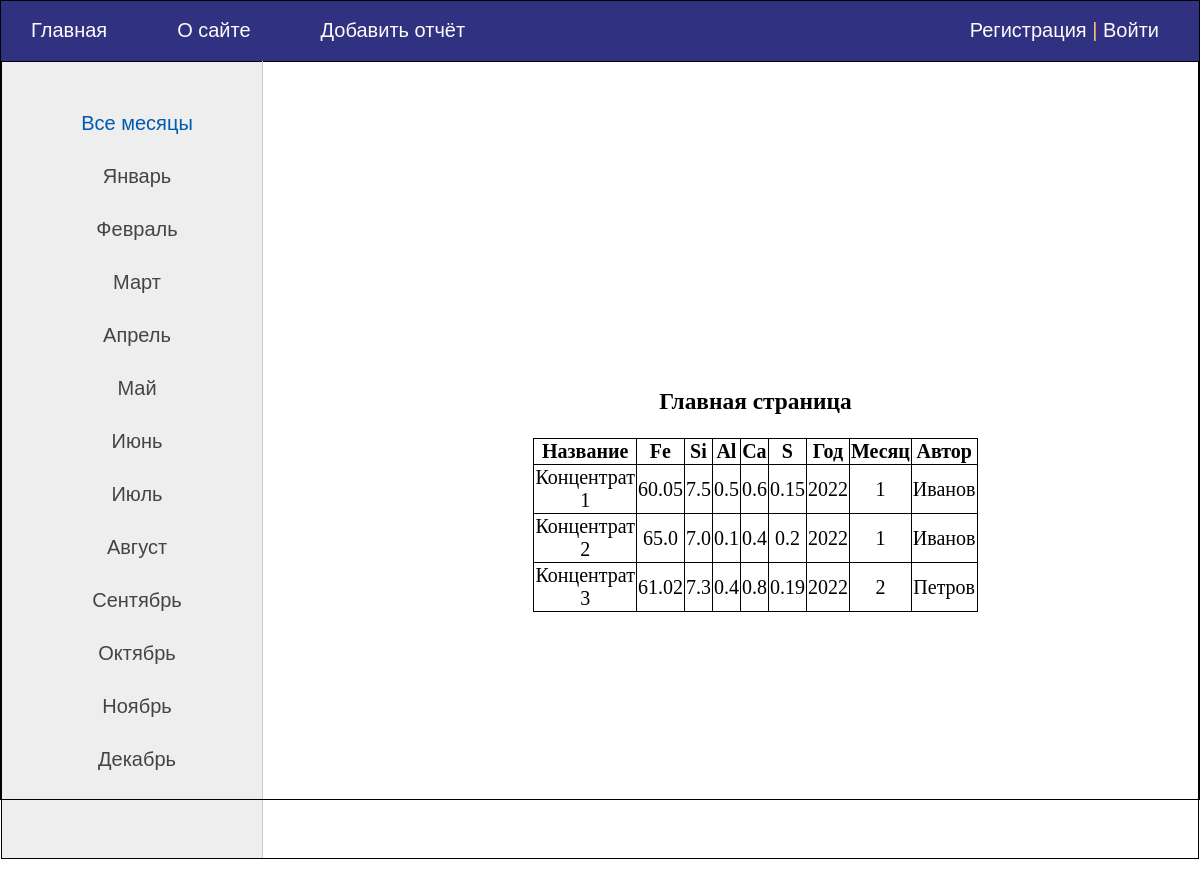
The page / on the database its author committed.
### report/models.py (models this page shows, shortened)
class Report(models.Model):
    title = models.CharField(max_length=255, verbose_name="Наименование сырья")
    component_Fe = models.FloatField(verbose_name="Fe")  # Железо
    component_Si = models.FloatField(verbose_name="Si")  # Кремний
    component_Al = models.FloatField(verbose_name="Al")  # Алюминий
    component_Ca = models.FloatField(verbose_name="Ca")  # Кальций
    component_S = models.FloatField(verbose_name="S")  # Сера
    report_year = models.DecimalField(max_digits=4, decimal_places=0, default=2022, verbose_name='Год')  # Год отчёта
    report_month = models.DecimalField(max_digits=2, decimal_places=0,default=1, verbose_name='Месяц')  # Месяц отчёта
    report_create = models.DateTimeField(auto_now_add=True, verbose_name="Время создания")
    report_update = models.DateTimeField(auto_now=True, verbose_name="Время изменения")
    author_name = models.CharField(max_length=255, default='', verbose_name="Автор", )
    class Meta:
        verbose_name = 'Отчёт'
        verbose_name_plural = 'Отчёты'
        ordering = ['title']

### report/views.py (the view)
# urls.py: path('', index, name='home'),
def index(request):
    months_dict = {1: 'Январь',
                   2: 'Февраль',
                   3: 'Март',
                   4: 'Апрель',
                   5: 'Май',
                   6: 'Июнь',
                   7: 'Июль',
                   8: 'Август',
                   9: 'Сентябрь',
                   10: 'Октябрь',
                   11: 'Ноябрь',
                   12: 'Декабрь'}
    reports = Report.objects.all()
    context = {'months_dict': months_dict,
               'reports': reports,
               'menu': menu,
               'title': 'Главная страница',
               'month_id': 0,
               }
    return render(request, 'report/index.html', context=context)

### report/templates/report/index.html (shortened to what this page needs)
{% extends 'report/base.html' %}
{% block content %}
<h3>{{title}} {{month_name}}</h3>
<table style="width:50%" align="center">
    <tr>
        <th>Название</th>
        <th>Fe</th>
        <th>Si</th>
        <th>Al</th>
        <th>Ca</th>
        <th>S</th>
        <th>Год</th>
        <th>Месяц</th>
        <th>Автор</th>
    </tr>
    {% for r in reports %}
    <tr>
        <td>{{ r.title }}</td>
        <td>{{ r.component_Fe }}</td>
        <td>{{ r.component_Si }}</td>
        <td>{{ r.component_Al }}</td>
        <td>{{ r.component_Ca }}</td>
        <td>{{ r.component_S }}</td>
        <td>{{ r.report_year }}</td>
        <td>{{ r.report_month }}</td>
        <td>{{ r.author_name }}</td>
    </tr>
    {% endfor %}
</table>
{% endblock %}

### report/static/report/css/styles.css (style rules this page uses)
html, body { font-family: 'Arial'; margin: 0; padding: 0; height: 100%; width: 100%; color: #444; }
.table-page tr { height: 100%; }
table, th, td { border: 1px solid black; border-collapse: collapse; text-align: center; align-content: center; }

### rows shown on the page
Report: title "Концентрат 1", component_Fe "60.05", component_Si "7.5", component_Al "0.5", component_Ca "0.6", component_S "0.15", report_year "2022", report_month "1", author_name "Иванов"
Report: title "Концентрат 2", component_Fe "65.0", component_Si "7.0", component_Al "0.1", component_Ca "0.4", component_S "0.2", report_year "2022", report_month "1", author_name "Иванов"
Report: title "Концентрат 3", component_Fe "61.02", component_Si "7.3", component_Al "0.4", component_Ca "0.8", component_S "0.19", report_year "2022", report_month "2", author_name "Петров"

### other values the page prints
{{ m.title }} "О сайте" "Добавить отчёт"
{{ name }} "Январь" "Февраль" "Март" "Апрель" "Май" "Июнь" "Июль" "Август" "Сентябрь" "Октябрь" "Ноябрь" "Декабрь"
{{ title }} "Главная страница"
